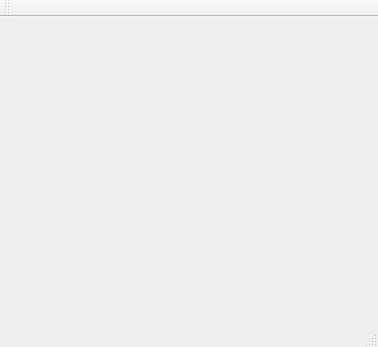
<?xml version="1.0" encoding="UTF-8"?>
<ui version="4.0">
 <class>MainWindow</class>
 <widget class="QMainWindow" name="MainWindow">
  <property name="geometry">
   <rect>
    <x>0</x>
    <y>0</y>
    <width>378</width>
    <height>347</height>
   </rect>
  </property>
  <property name="windowTitle">
   <string>MainWindow</string>
  </property>
  <widget class="QWidget" name="centralWidget"/>
  <widget class="QMenuBar" name="menuBar">
   <property name="geometry">
    <rect>
     <x>0</x>
     <y>0</y>
     <width>378</width>
     <height>19</height>
    </rect>
   </property>
  </widget>
  <widget class="QToolBar" name="mainToolBar">
   <attribute name="toolBarArea">
    <enum>TopToolBarArea</enum>
   </attribute>
   <attribute name="toolBarBreak">
    <bool>false</bool>
   </attribute>
  </widget>
  <widget class="QStatusBar" name="statusBar"/>
 </widget>
 <layoutdefault spacing="6" margin="11"/>
 <resources/>
 <connections/>
</ui>
